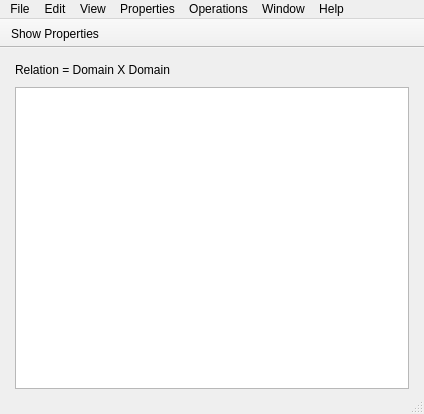
<?xml version="1.0" encoding="UTF-8"?>
<ui version="4.0">
 <class>MainWindow</class>
 <widget class="QMainWindow" name="MainWindow">
  <property name="enabled">
   <bool>true</bool>
  </property>
  <property name="geometry">
   <rect>
    <x>0</x>
    <y>0</y>
    <width>424</width>
    <height>414</height>
   </rect>
  </property>
  <property name="minimumSize">
   <size>
    <width>424</width>
    <height>400</height>
   </size>
  </property>
  <property name="windowTitle">
   <string>Untitled</string>
  </property>
  <property name="documentMode">
   <bool>true</bool>
  </property>
  <property name="unifiedTitleAndToolBarOnMac">
   <bool>true</bool>
  </property>
  <widget class="QWidget" name="centralWidget">
   <layout class="QVBoxLayout" name="verticalLayout">
    <item>
     <widget class="QLabel" name="relationName">
      <property name="enabled">
       <bool>true</bool>
      </property>
      <property name="text">
       <string notr="true">Relation = Domain X Domain</string>
      </property>
     </widget>
    </item>
    <item>
     <widget class="MatrixView" name="graphicsView">
      <property name="enabled">
       <bool>true</bool>
      </property>
      <property name="minimumSize">
       <size>
        <width>392</width>
        <height>302</height>
       </size>
      </property>
      <property name="sizeIncrement">
       <size>
        <width>0</width>
        <height>0</height>
       </size>
      </property>
      <property name="baseSize">
       <size>
        <width>400</width>
        <height>305</height>
       </size>
      </property>
      <property name="layoutDirection">
       <enum>Qt::LeftToRight</enum>
      </property>
      <property name="autoFillBackground">
       <bool>false</bool>
      </property>
      <property name="verticalScrollBarPolicy">
       <enum>Qt::ScrollBarAsNeeded</enum>
      </property>
      <property name="horizontalScrollBarPolicy">
       <enum>Qt::ScrollBarAsNeeded</enum>
      </property>
     </widget>
    </item>
   </layout>
  </widget>
  <widget class="QMenuBar" name="menuBar">
   <property name="geometry">
    <rect>
     <x>0</x>
     <y>0</y>
     <width>424</width>
     <height>22</height>
    </rect>
   </property>
   <widget class="QMenu" name="menuFile">
    <property name="title">
     <string>File</string>
    </property>
    <addaction name="actionNew"/>
    <addaction name="actionNew_Domain"/>
    <addaction name="actionOpen"/>
    <addaction name="separator"/>
    <addaction name="actionClose"/>
    <addaction name="actionDuplicate"/>
    <addaction name="separator"/>
    <addaction name="actionSave_as"/>
    <addaction name="actionSave_Domains_as"/>
    <addaction name="actionExport_as"/>
    <addaction name="separator"/>
    <addaction name="actionPrint"/>
    <addaction name="separator"/>
    <addaction name="actionExit"/>
   </widget>
   <widget class="QMenu" name="menuEdit">
    <property name="title">
     <string>Edit</string>
    </property>
    <addaction name="separator"/>
    <addaction name="actionPreferences"/>
   </widget>
   <widget class="QMenu" name="menuView">
    <property name="title">
     <string>View</string>
    </property>
    <addaction name="actionToggle_Properties"/>
    <addaction name="separator"/>
    <addaction name="actionMatrix_Zoom_In"/>
    <addaction name="actionMatrix_Zoom_Out"/>
    <addaction name="actionMatrix_Fit_to_Screen"/>
    <addaction name="separator"/>
    <addaction name="actionEquivalent_Sort"/>
    <addaction name="actionReset_Sorting"/>
   </widget>
   <widget class="QMenu" name="menuProperties">
    <property name="title">
     <string>Properties</string>
    </property>
    <addaction name="actionFill"/>
    <addaction name="separator"/>
   </widget>
   <widget class="QMenu" name="menuWindow">
    <property name="title">
     <string>Window</string>
    </property>
    <addaction name="actionMinimize"/>
    <addaction name="actionZoom"/>
    <addaction name="separator"/>
    <addaction name="actionError_Log"/>
   </widget>
   <widget class="QMenu" name="menuHelp">
    <property name="title">
     <string>Help</string>
    </property>
    <addaction name="actionAbout"/>
   </widget>
   <widget class="QMenu" name="menuRelation">
    <property name="title">
     <string>Operations</string>
    </property>
   </widget>
   <addaction name="menuFile"/>
   <addaction name="menuEdit"/>
   <addaction name="menuView"/>
   <addaction name="menuProperties"/>
   <addaction name="menuRelation"/>
   <addaction name="menuWindow"/>
   <addaction name="menuHelp"/>
  </widget>
  <widget class="QToolBar" name="toolBar">
   <property name="baseSize">
    <size>
     <width>0</width>
     <height>0</height>
    </size>
   </property>
   <property name="windowTitle">
    <string notr="true">toolBar</string>
   </property>
   <property name="movable">
    <bool>false</bool>
   </property>
   <property name="allowedAreas">
    <set>Qt::TopToolBarArea</set>
   </property>
   <property name="toolButtonStyle">
    <enum>Qt::ToolButtonTextUnderIcon</enum>
   </property>
   <attribute name="toolBarArea">
    <enum>TopToolBarArea</enum>
   </attribute>
   <attribute name="toolBarBreak">
    <bool>false</bool>
   </attribute>
   <addaction name="actionToggle_Properties"/>
  </widget>
  <widget class="QStatusBar" name="statusBar"/>
  <action name="actionOpen">
   <property name="text">
    <string>Open...</string>
   </property>
   <property name="shortcut">
    <string notr="true">Ctrl+O</string>
   </property>
  </action>
  <action name="actionNew">
   <property name="text">
    <string>New Relation ...</string>
   </property>
   <property name="shortcut">
    <string notr="true">Ctrl+N</string>
   </property>
  </action>
  <action name="actionSave_as">
   <property name="enabled">
    <bool>false</bool>
   </property>
   <property name="text">
    <string>Save Relation...</string>
   </property>
   <property name="shortcut">
    <string notr="true">Ctrl+Shift+S</string>
   </property>
  </action>
  <action name="actionMinimize">
   <property name="text">
    <string>Minimize</string>
   </property>
   <property name="shortcut">
    <string notr="true">Ctrl+M</string>
   </property>
  </action>
  <action name="actionZoom">
   <property name="text">
    <string>Zoom</string>
   </property>
  </action>
  <action name="actionToggle_Properties">
   <property name="text">
    <string>Show Properties</string>
   </property>
  </action>
  <action name="actionMatrix_Zoom_In">
   <property name="enabled">
    <bool>false</bool>
   </property>
   <property name="text">
    <string>Matrix Zoom In</string>
   </property>
   <property name="shortcut">
    <string notr="true">Ctrl++</string>
   </property>
  </action>
  <action name="actionMatrix_Zoom_Out">
   <property name="enabled">
    <bool>false</bool>
   </property>
   <property name="text">
    <string>Matrix Zoom Out</string>
   </property>
   <property name="shortcut">
    <string notr="true">Ctrl+-</string>
   </property>
  </action>
  <action name="actionMatrix_Fit_to_Screen">
   <property name="enabled">
    <bool>false</bool>
   </property>
   <property name="text">
    <string>Matrix Fit to Scene</string>
   </property>
  </action>
  <action name="actionClose">
   <property name="text">
    <string>Close</string>
   </property>
   <property name="shortcut">
    <string notr="true">Ctrl+W</string>
   </property>
  </action>
  <action name="actionPreferences">
   <property name="text">
    <string>Options...</string>
   </property>
   <property name="shortcut">
    <string notr="true">Ctrl+,</string>
   </property>
   <property name="menuRole">
    <enum>QAction::PreferencesRole</enum>
   </property>
  </action>
  <action name="actionAbout">
   <property name="text">
    <string>About RelaView</string>
   </property>
   <property name="menuRole">
    <enum>QAction::AboutRole</enum>
   </property>
  </action>
  <action name="actionExit">
   <property name="text">
    <string>Exit</string>
   </property>
   <property name="shortcut">
    <string notr="true">Ctrl+Q</string>
   </property>
   <property name="menuRole">
    <enum>QAction::QuitRole</enum>
   </property>
  </action>
  <action name="actionPrint">
   <property name="enabled">
    <bool>false</bool>
   </property>
   <property name="text">
    <string>Print</string>
   </property>
   <property name="shortcut">
    <string notr="true">Ctrl+P</string>
   </property>
  </action>
  <action name="actionExport_as">
   <property name="enabled">
    <bool>false</bool>
   </property>
   <property name="text">
    <string>Export Image...</string>
   </property>
  </action>
  <action name="actionFill">
   <property name="checkable">
    <bool>true</bool>
   </property>
   <property name="checked">
    <bool>false</bool>
   </property>
   <property name="enabled">
    <bool>false</bool>
   </property>
   <property name="text">
    <string>Fill</string>
   </property>
  </action>
  <action name="actionDuplicate">
   <property name="enabled">
    <bool>false</bool>
   </property>
   <property name="text">
    <string>Duplicate</string>
   </property>
  </action>
  <action name="actionShow_GLMatrix">
   <property name="text">
    <string>Show GLMatrix</string>
   </property>
  </action>
  <action name="actionError_Log">
   <property name="text">
    <string>Error Log</string>
   </property>
   <property name="shortcut">
    <string notr="true">Ctrl+L</string>
   </property>
  </action>
  <action name="actionSave_Domains_as">
   <property name="text">
    <string>Save Domains...</string>
   </property>
  </action>
  <action name="actionEquivalent_Sort">
   <property name="enabled">
    <bool>false</bool>
   </property>
   <property name="text">
    <string>Equivalent Sort</string>
   </property>
  </action>
  <action name="actionReset_Sorting">
   <property name="enabled">
    <bool>false</bool>
   </property>
   <property name="text">
    <string>Reset Order</string>
   </property>
  </action>
  <action name="actionNew_Domain">
   <property name="text">
    <string>New Domain ...</string>
   </property>
   <property name="shortcut">
    <string notr="true">Ctrl+Shift+N</string>
   </property>
  </action>
 </widget>
 <layoutdefault spacing="10" margin="15"/>
 <customwidgets>
  <customwidget>
   <class>MatrixView</class>
   <extends>QGraphicsView</extends>
   <header>matrixview.h</header>
  </customwidget>
 </customwidgets>
 <resources/>
 <connections>
  <connection>
   <sender>actionOpen</sender>
   <signal>triggered()</signal>
   <receiver>MainWindow</receiver>
   <slot>open()</slot>
   <hints>
    <hint type="sourcelabel">
     <x>-1</x>
     <y>-1</y>
    </hint>
    <hint type="destinationlabel">
     <x>291</x>
     <y>201</y>
    </hint>
   </hints>
  </connection>
  <connection>
   <sender>actionMinimize</sender>
   <signal>triggered()</signal>
   <receiver>MainWindow</receiver>
   <slot>showMinimized()</slot>
   <hints>
    <hint type="sourcelabel">
     <x>-1</x>
     <y>-1</y>
    </hint>
    <hint type="destinationlabel">
     <x>139</x>
     <y>130</y>
    </hint>
   </hints>
  </connection>
  <connection>
   <sender>actionZoom</sender>
   <signal>triggered()</signal>
   <receiver>MainWindow</receiver>
   <slot>showMaximized()</slot>
   <hints>
    <hint type="sourcelabel">
     <x>-1</x>
     <y>-1</y>
    </hint>
    <hint type="destinationlabel">
     <x>139</x>
     <y>130</y>
    </hint>
   </hints>
  </connection>
  <connection>
   <sender>actionToggle_Properties</sender>
   <signal>triggered()</signal>
   <receiver>MainWindow</receiver>
   <slot>propertiesList()</slot>
   <hints>
    <hint type="sourcelabel">
     <x>-1</x>
     <y>-1</y>
    </hint>
    <hint type="destinationlabel">
     <x>139</x>
     <y>130</y>
    </hint>
   </hints>
  </connection>
  <connection>
   <sender>actionMatrix_Zoom_In</sender>
   <signal>triggered()</signal>
   <receiver>MainWindow</receiver>
   <slot>zoomIn()</slot>
   <hints>
    <hint type="sourcelabel">
     <x>-1</x>
     <y>-1</y>
    </hint>
    <hint type="destinationlabel">
     <x>139</x>
     <y>130</y>
    </hint>
   </hints>
  </connection>
  <connection>
   <sender>actionMatrix_Zoom_Out</sender>
   <signal>triggered()</signal>
   <receiver>MainWindow</receiver>
   <slot>zoomOut()</slot>
   <hints>
    <hint type="sourcelabel">
     <x>-1</x>
     <y>-1</y>
    </hint>
    <hint type="destinationlabel">
     <x>139</x>
     <y>130</y>
    </hint>
   </hints>
  </connection>
  <connection>
   <sender>actionMatrix_Fit_to_Screen</sender>
   <signal>triggered()</signal>
   <receiver>MainWindow</receiver>
   <slot>fitToScreen()</slot>
   <hints>
    <hint type="sourcelabel">
     <x>-1</x>
     <y>-1</y>
    </hint>
    <hint type="destinationlabel">
     <x>211</x>
     <y>199</y>
    </hint>
   </hints>
  </connection>
  <connection>
   <sender>actionClose</sender>
   <signal>triggered()</signal>
   <receiver>MainWindow</receiver>
   <slot>close()</slot>
   <hints>
    <hint type="sourcelabel">
     <x>-1</x>
     <y>-1</y>
    </hint>
    <hint type="destinationlabel">
     <x>211</x>
     <y>199</y>
    </hint>
   </hints>
  </connection>
  <connection>
   <sender>actionNew</sender>
   <signal>triggered()</signal>
   <receiver>MainWindow</receiver>
   <slot>newRelation()</slot>
   <hints>
    <hint type="sourcelabel">
     <x>-1</x>
     <y>-1</y>
    </hint>
    <hint type="destinationlabel">
     <x>211</x>
     <y>199</y>
    </hint>
   </hints>
  </connection>
  <connection>
   <sender>actionAbout</sender>
   <signal>triggered()</signal>
   <receiver>MainWindow</receiver>
   <slot>aboutBox()</slot>
   <hints>
    <hint type="sourcelabel">
     <x>-1</x>
     <y>-1</y>
    </hint>
    <hint type="destinationlabel">
     <x>211</x>
     <y>199</y>
    </hint>
   </hints>
  </connection>
  <connection>
   <sender>actionSave_as</sender>
   <signal>triggered()</signal>
   <receiver>MainWindow</receiver>
   <slot>saveRelation()</slot>
   <hints>
    <hint type="sourcelabel">
     <x>-1</x>
     <y>-1</y>
    </hint>
    <hint type="destinationlabel">
     <x>211</x>
     <y>199</y>
    </hint>
   </hints>
  </connection>
  <connection>
   <sender>actionExit</sender>
   <signal>triggered()</signal>
   <receiver>MainWindow</receiver>
   <slot>exit()</slot>
   <hints>
    <hint type="sourcelabel">
     <x>-1</x>
     <y>-1</y>
    </hint>
    <hint type="destinationlabel">
     <x>211</x>
     <y>199</y>
    </hint>
   </hints>
  </connection>
  <connection>
   <sender>actionPrint</sender>
   <signal>triggered()</signal>
   <receiver>MainWindow</receiver>
   <slot>print()</slot>
   <hints>
    <hint type="sourcelabel">
     <x>-1</x>
     <y>-1</y>
    </hint>
    <hint type="destinationlabel">
     <x>211</x>
     <y>199</y>
    </hint>
   </hints>
  </connection>
  <connection>
   <sender>actionPreferences</sender>
   <signal>triggered()</signal>
   <receiver>MainWindow</receiver>
   <slot>preferences()</slot>
   <hints>
    <hint type="sourcelabel">
     <x>-1</x>
     <y>-1</y>
    </hint>
    <hint type="destinationlabel">
     <x>211</x>
     <y>206</y>
    </hint>
   </hints>
  </connection>
  <connection>
   <sender>actionExport_as</sender>
   <signal>triggered()</signal>
   <receiver>MainWindow</receiver>
   <slot>exportAs()</slot>
   <hints>
    <hint type="sourcelabel">
     <x>-1</x>
     <y>-1</y>
    </hint>
    <hint type="destinationlabel">
     <x>211</x>
     <y>206</y>
    </hint>
   </hints>
  </connection>
  <connection>
   <sender>actionDuplicate</sender>
   <signal>triggered()</signal>
   <receiver>MainWindow</receiver>
   <slot>duplicate()</slot>
   <hints>
    <hint type="sourcelabel">
     <x>-1</x>
     <y>-1</y>
    </hint>
    <hint type="destinationlabel">
     <x>211</x>
     <y>206</y>
    </hint>
   </hints>
  </connection>
  <connection>
   <sender>actionError_Log</sender>
   <signal>triggered()</signal>
   <receiver>MainWindow</receiver>
   <slot>errorLog()</slot>
   <hints>
    <hint type="sourcelabel">
     <x>-1</x>
     <y>-1</y>
    </hint>
    <hint type="destinationlabel">
     <x>211</x>
     <y>206</y>
    </hint>
   </hints>
  </connection>
  <connection>
   <sender>actionSave_Domains_as</sender>
   <signal>triggered()</signal>
   <receiver>MainWindow</receiver>
   <slot>saveDomain()</slot>
   <hints>
    <hint type="sourcelabel">
     <x>-1</x>
     <y>-1</y>
    </hint>
    <hint type="destinationlabel">
     <x>211</x>
     <y>206</y>
    </hint>
   </hints>
  </connection>
  <connection>
   <sender>actionEquivalent_Sort</sender>
   <signal>triggered()</signal>
   <receiver>MainWindow</receiver>
   <slot>equivalentSort()</slot>
   <hints>
    <hint type="sourcelabel">
     <x>-1</x>
     <y>-1</y>
    </hint>
    <hint type="destinationlabel">
     <x>211</x>
     <y>206</y>
    </hint>
   </hints>
  </connection>
  <connection>
   <sender>actionReset_Sorting</sender>
   <signal>triggered()</signal>
   <receiver>MainWindow</receiver>
   <slot>resetOrder()</slot>
   <hints>
    <hint type="sourcelabel">
     <x>-1</x>
     <y>-1</y>
    </hint>
    <hint type="destinationlabel">
     <x>211</x>
     <y>206</y>
    </hint>
   </hints>
  </connection>
  <connection>
   <sender>actionNew_Domain</sender>
   <signal>triggered()</signal>
   <receiver>MainWindow</receiver>
   <slot>newDomain()</slot>
   <hints>
    <hint type="sourcelabel">
     <x>-1</x>
     <y>-1</y>
    </hint>
    <hint type="destinationlabel">
     <x>211</x>
     <y>206</y>
    </hint>
   </hints>
  </connection>
 </connections>
 <slots>
  <slot>open()</slot>
  <slot>propertiesList()</slot>
  <slot>zoomIn()</slot>
  <slot>zoomOut()</slot>
  <slot>fitToScreen()</slot>
  <slot>clickedInScene()</slot>
  <slot>newRelation()</slot>
  <slot>aboutBox()</slot>
  <slot>saveRelation()</slot>
  <slot>exit()</slot>
  <slot>print()</slot>
  <slot>preferences()</slot>
  <slot>exportAs()</slot>
  <slot>duplicate()</slot>
  <slot>errorLog()</slot>
  <slot>saveDomain()</slot>
  <slot>resetOrder()</slot>
  <slot>equivalentSort()</slot>
  <slot>newDomain()</slot>
 </slots>
</ui>
